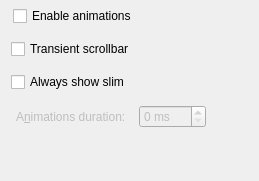
     <widget class="QWidget" name="Animations">
      <attribute name="title">
       <string>Animations</string>
      </attribute>
      <layout class="QGridLayout" name="gridLayout_5">
       <property name="leftMargin">
        <number>11</number>
       </property>
       <property name="topMargin">
        <number>6</number>
       </property>
       <property name="rightMargin">
        <number>13</number>
       </property>
       <property name="bottomMargin">
        <number>13</number>
       </property>
       <property name="spacing">
        <number>13</number>
       </property>
       <item row="2" column="0">
        <widget class="QCheckBox" name="_scrollBarTransient">
         <property name="text">
          <string>Transient scrollbar</string>
         </property>
        </widget>
       </item>
       <item row="1" column="0">
        <layout class="QVBoxLayout" name="verticalLayout_8">
         <property name="leftMargin">
          <number>2</number>
         </property>
         <item>
          <widget class="QCheckBox" name="_animationsEnabled">
           <property name="text">
            <string>Enable animations</string>
           </property>
          </widget>
         </item>
        </layout>
       </item>
       <item row="5" column="0">
        <spacer name="verticalSpacer_5">
         <property name="orientation">
          <enum>Qt::Orientation::Vertical</enum>
         </property>
         <property name="sizeHint" stdset="0">
          <size>
           <width>20</width>
           <height>40</height>
          </size>
         </property>
        </spacer>
       </item>
       <item row="4" column="0">
        <layout class="QHBoxLayout" name="horizontalLayout_15">
         <item>
          <widget class="QLabel" name="_animationsDurationLabel">
           <property name="enabled">
            <bool>false</bool>
           </property>
           <property name="text">
            <string>A&amp;nimations duration:</string>
           </property>
           <property name="alignment">
            <set>Qt::AlignmentFlag::AlignLeading|Qt::AlignmentFlag::AlignLeft|Qt::AlignmentFlag::AlignVCenter</set>
           </property>
           <property name="indent">
            <number>5</number>
           </property>
           <property name="buddy">
            <cstring>_animationsDuration</cstring>
           </property>
          </widget>
         </item>
         <item>
          <widget class="QSpinBox" name="_animationsDuration">
           <property name="enabled">
            <bool>false</bool>
           </property>
           <property name="sizePolicy">
            <sizepolicy hsizetype="Preferred" vsizetype="Fixed">
             <horstretch>0</horstretch>
             <verstretch>0</verstretch>
            </sizepolicy>
           </property>
           <property name="suffix">
            <string> ms</string>
           </property>
           <property name="maximum">
            <number>500</number>
           </property>
          </widget>
         </item>
         <item>
          <spacer name="horizontalSpacer_4">
           <property name="orientation">
            <enum>Qt::Orientation::Horizontal</enum>
           </property>
           <property name="sizeHint" stdset="0">
            <size>
             <width>40</width>
             <height>20</height>
            </size>
           </property>
          </spacer>
         </item>
        </layout>
       </item>
       <item row="3" column="0">
        <widget class="QCheckBox" name="_scrollBarTransientAlwaysShowSlim">
         <property name="text">
          <string>Always show slim</string>
         </property>
        </widget>
       </item>
      </layout>
     </widget>
